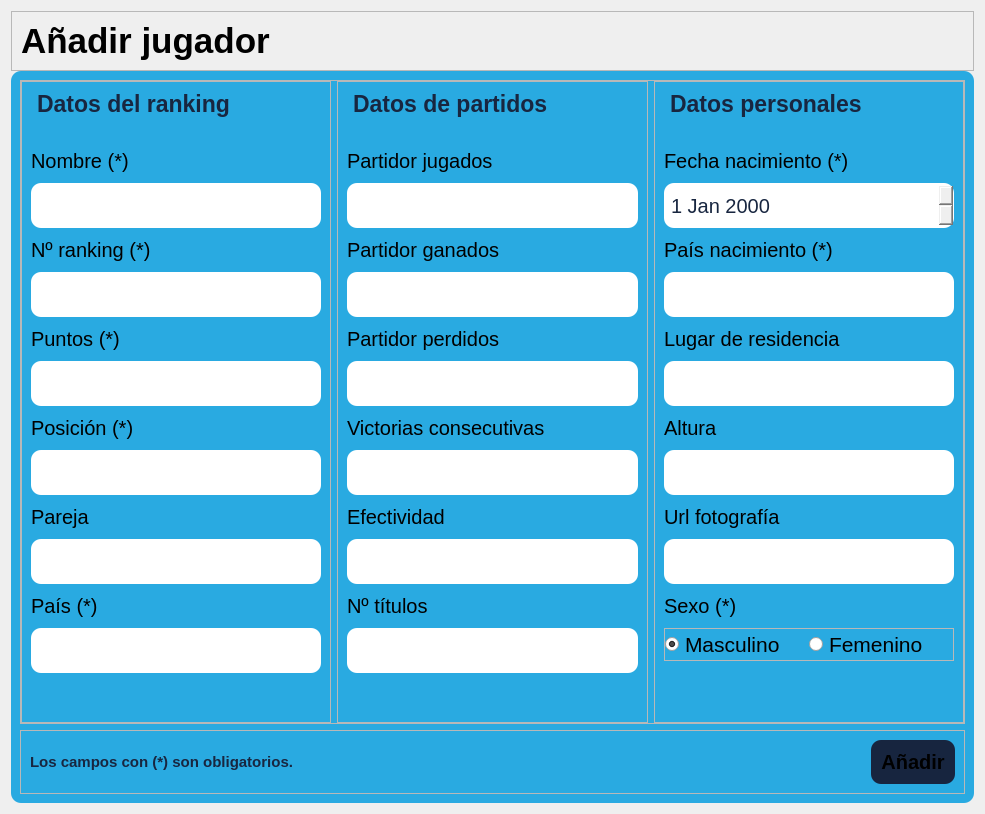
      <widget class="QWidget" name="anadir">
       <layout class="QVBoxLayout" name="verticalLayout_6" stretch="0,10">
        <property name="spacing">
         <number>0</number>
        </property>
        <item>
         <widget class="QFrame" name="titulo">
          <property name="maximumSize">
           <size>
            <width>16777215</width>
            <height>16777215</height>
           </size>
          </property>
          <property name="frameShape">
           <enum>QFrame::StyledPanel</enum>
          </property>
          <property name="frameShadow">
           <enum>QFrame::Raised</enum>
          </property>
          <layout class="QHBoxLayout" name="horizontalLayout_5">
           <item>
            <widget class="QLabel" name="titulo_label">
             <property name="minimumSize">
              <size>
               <width>231</width>
               <height>0</height>
              </size>
             </property>
             <property name="maximumSize">
              <size>
               <width>16777215</width>
               <height>16777215</height>
              </size>
             </property>
             <property name="font">
              <font>
               <pointsize>26</pointsize>
               <weight>75</weight>
               <bold>true</bold>
              </font>
             </property>
             <property name="text">
              <string>Añadir jugador</string>
             </property>
            </widget>
           </item>
          </layout>
         </widget>
        </item>
        <item>
         <widget class="QFrame" name="formulario_anadir">
          <property name="styleSheet">
           <string notr="true">#formulario_anadir {
background-color: rgb(41, 170, 225);
border-radius: 10px;
}</string>
          </property>
          <property name="frameShape">
           <enum>QFrame::StyledPanel</enum>
          </property>
          <property name="frameShadow">
           <enum>QFrame::Raised</enum>
          </property>
          <layout class="QVBoxLayout" name="verticalLayout_3" stretch="10,1">
           <item>
            <widget class="QFrame" name="contenedor_input">
             <property name="styleSheet">
              <string notr="true">#contenedor_input QFrame QLabel{
	font-size: 20px;
}

#contenedor_input QFrame QLineEdit{
	font-size: 20px;
	min-height: 45px;
	border-radius: 10px;
	color: rgb(24, 38, 64);
	padding-left: 5px;
}

#contenedor_input QFrame QDateEdit{
	font-size: 20px;
	min-height: 45px;
	border-radius: 10px;
	color: rgb(24, 38, 64);
	padding-left: 5px;
}</string>
             </property>
             <property name="frameShape">
              <enum>QFrame::StyledPanel</enum>
             </property>
             <property name="frameShadow">
              <enum>QFrame::Raised</enum>
             </property>
             <layout class="QHBoxLayout" name="horizontalLayout_7">
              <property name="leftMargin">
               <number>0</number>
              </property>
              <property name="topMargin">
               <number>0</number>
              </property>
              <property name="rightMargin">
               <number>0</number>
              </property>
              <property name="bottomMargin">
               <number>0</number>
              </property>
              <item>
               <widget class="QFrame" name="anadir_datos_ranking">
                <property name="frameShape">
                 <enum>QFrame::StyledPanel</enum>
                </property>
                <property name="frameShadow">
                 <enum>QFrame::Raised</enum>
                </property>
                <layout class="QVBoxLayout" name="verticalLayout_7">
                 <property name="spacing">
                  <number>10</number>
                 </property>
                 <item>
                  <widget class="QLabel" name="label_21">
                   <property name="minimumSize">
                    <size>
                     <width>0</width>
                     <height>4</height>
                    </size>
                   </property>
                   <property name="font">
                    <font>
                     <pointsize>-1</pointsize>
                     <weight>75</weight>
                     <bold>true</bold>
                    </font>
                   </property>
                   <property name="styleSheet">
                    <string notr="true">color: rgb(24, 38, 64);
font-size: 23px;
font-weight: bold;
margin-bottom: 15px;
padding-bottom: 5px;
border-bottom: 2px solid  rgb(24, 38, 64);</string>
                   </property>
                   <property name="text">
                    <string>Datos del ranking</string>
                   </property>
                  </widget>
                 </item>
                 <item>
                  <widget class="QLabel" name="label_3">
                   <property name="text">
                    <string>Nombre (*)</string>
                   </property>
                  </widget>
                 </item>
                 <item>
                  <widget class="QLineEdit" name="inp_anadir_nombre"/>
                 </item>
                 <item>
                  <widget class="QLabel" name="label_4">
                   <property name="text">
                    <string>Nº ranking (*)</string>
                   </property>
                  </widget>
                 </item>
                 <item>
                  <widget class="QLineEdit" name="inp_anadir_ranking"/>
                 </item>
                 <item>
                  <widget class="QLabel" name="label_5">
                   <property name="text">
                    <string>Puntos (*)</string>
                   </property>
                  </widget>
                 </item>
                 <item>
                  <widget class="QLineEdit" name="inp_anadir_puntos"/>
                 </item>
                 <item>
                  <widget class="QLabel" name="label_6">
                   <property name="text">
                    <string>Posición (*)</string>
                   </property>
                  </widget>
                 </item>
                 <item>
                  <widget class="QLineEdit" name="inp_anadir_posicion"/>
                 </item>
                 <item>
                  <widget class="QLabel" name="label_7">
                   <property name="text">
                    <string>Pareja</string>
                   </property>
                  </widget>
                 </item>
                 <item>
                  <widget class="QLineEdit" name="inp_anadir_pareja"/>
                 </item>
                 <item>
                  <widget class="QLabel" name="label_8">
                   <property name="text">
                    <string>País (*)</string>
                   </property>
                  </widget>
                 </item>
                 <item>
                  <widget class="QLineEdit" name="inp_anadir_pais"/>
                 </item>
                 <item>
                  <spacer name="verticalSpacer_3">
                   <property name="orientation">
                    <enum>Qt::Vertical</enum>
                   </property>
                   <property name="sizeHint" stdset="0">
                    <size>
                     <width>20</width>
                     <height>40</height>
                    </size>
                   </property>
                  </spacer>
                 </item>
                </layout>
               </widget>
              </item>
              <item>
               <widget class="QFrame" name="anadir_datos_personales">
                <property name="frameShape">
                 <enum>QFrame::StyledPanel</enum>
                </property>
                <property name="frameShadow">
                 <enum>QFrame::Raised</enum>
                </property>
                <layout class="QVBoxLayout" name="verticalLayout_9">
                 <property name="spacing">
                  <number>10</number>
                 </property>
                 <property name="leftMargin">
                  <number>9</number>
                 </property>
                 <property name="topMargin">
                  <number>9</number>
                 </property>
                 <property name="rightMargin">
                  <number>9</number>
                 </property>
                 <item>
                  <widget class="QLabel" name="label_23">
                   <property name="styleSheet">
                    <string notr="true">color: rgb(24, 38, 64);
font-size: 23px;
font-weight: bold;
margin-bottom: 15px;
padding-bottom: 5px;
border-bottom: 2px solid  rgb(24, 38, 64);</string>
                   </property>
                   <property name="text">
                    <string>Datos de partidos</string>
                   </property>
                  </widget>
                 </item>
                 <item>
                  <widget class="QLabel" name="label_16">
                   <property name="text">
                    <string>Partidor jugados</string>
                   </property>
                  </widget>
                 </item>
                 <item>
                  <widget class="QLineEdit" name="inp_anadir_partidos_jugados"/>
                 </item>
                 <item>
                  <widget class="QLabel" name="label_17">
                   <property name="text">
                    <string>Partidor ganados</string>
                   </property>
                  </widget>
                 </item>
                 <item>
                  <widget class="QLineEdit" name="inp_anadir_partidos_ganados"/>
                 </item>
                 <item>
                  <widget class="QLabel" name="label_20">
                   <property name="text">
                    <string>Partidor perdidos</string>
                   </property>
                  </widget>
                 </item>
                 <item>
                  <widget class="QLineEdit" name="inp_anadir_partidos_perdidos"/>
                 </item>
                 <item>
                  <widget class="QLabel" name="label_15">
                   <property name="text">
                    <string>Victorias consecutivas</string>
                   </property>
                  </widget>
                 </item>
                 <item>
                  <widget class="QLineEdit" name="inp_anadir_victorias_consecutivas"/>
                 </item>
                 <item>
                  <widget class="QLabel" name="label_18">
                   <property name="text">
                    <string>Efectividad</string>
                   </property>
                  </widget>
                 </item>
                 <item>
                  <widget class="QLineEdit" name="inp_anadir_efectividad"/>
                 </item>
                 <item>
                  <widget class="QLabel" name="label_19">
                   <property name="text">
                    <string>Nº títulos</string>
                   </property>
                  </widget>
                 </item>
                 <item>
                  <widget class="QLineEdit" name="inp_anadir_titulos"/>
                 </item>
                 <item>
                  <spacer name="verticalSpacer_2">
                   <property name="orientation">
                    <enum>Qt::Vertical</enum>
                   </property>
                   <property name="sizeHint" stdset="0">
                    <size>
                     <width>20</width>
                     <height>40</height>
                    </size>
                   </property>
                  </spacer>
                 </item>
                </layout>
               </widget>
              </item>
              <item>
               <widget class="QFrame" name="anadir_datos_partidos">
                <property name="frameShape">
                 <enum>QFrame::StyledPanel</enum>
                </property>
                <property name="frameShadow">
                 <enum>QFrame::Raised</enum>
                </property>
                <layout class="QVBoxLayout" name="verticalLayout_8">
                 <property name="spacing">
                  <number>10</number>
                 </property>
                 <item>
                  <widget class="QLabel" name="label_22">
                   <property name="minimumSize">
                    <size>
                     <width>0</width>
                     <height>4</height>
                    </size>
                   </property>
                   <property name="font">
                    <font>
                     <pointsize>-1</pointsize>
                     <weight>75</weight>
                     <bold>true</bold>
                    </font>
                   </property>
                   <property name="styleSheet">
                    <string notr="true">color: rgb(24, 38, 64);
font-size: 23px;
font-weight: bold;
margin-bottom: 15px;
padding-bottom: 5px;
border-bottom: 2px solid  rgb(24, 38, 64);</string>
                   </property>
                   <property name="text">
                    <string>Datos personales</string>
                   </property>
                  </widget>
                 </item>
                 <item>
                  <widget class="QLabel" name="label_11">
                   <property name="text">
                    <string>Fecha nacimiento (*)</string>
                   </property>
                  </widget>
                 </item>
                 <item>
                  <widget class="QDateEdit" name="inp_anadir_fecha_nacimiento"/>
                 </item>
                 <item>
                  <widget class="QLabel" name="label_14">
                   <property name="text">
                    <string>País nacimiento (*)</string>
                   </property>
                  </widget>
                 </item>
                 <item>
                  <widget class="QLineEdit" name="inp_anadir_pais_nacimiento"/>
                 </item>
                 <item>
                  <widget class="QLabel" name="label_9">
                   <property name="text">
                    <string>Lugar de residencia</string>
                   </property>
                  </widget>
                 </item>
                 <item>
                  <widget class="QLineEdit" name="inp_anadir_lugar_residencia"/>
                 </item>
                 <item>
                  <widget class="QLabel" name="label_12">
                   <property name="text">
                    <string>Altura</string>
                   </property>
                  </widget>
                 </item>
                 <item>
                  <widget class="QLineEdit" name="inp_anadir_altura"/>
                 </item>
                 <item>
                  <widget class="QLabel" name="label_13">
                   <property name="text">
                    <string>Url fotografía</string>
                   </property>
                  </widget>
                 </item>
                 <item>
                  <widget class="QLineEdit" name="inp_anadir_url_fotografia"/>
                 </item>
                 <item>
                  <widget class="QLabel" name="label_10">
                   <property name="text">
                    <string>Sexo (*)</string>
                   </property>
                  </widget>
                 </item>
                 <item>
                  <widget class="QFrame" name="frame">
                   <property name="frameShape">
                    <enum>QFrame::StyledPanel</enum>
                   </property>
                   <property name="frameShadow">
                    <enum>QFrame::Raised</enum>
                   </property>
                   <layout class="QHBoxLayout" name="horizontalLayout_8">
                    <property name="spacing">
                     <number>0</number>
                    </property>
                    <property name="leftMargin">
                     <number>0</number>
                    </property>
                    <property name="topMargin">
                     <number>0</number>
                    </property>
                    <property name="rightMargin">
                     <number>0</number>
                    </property>
                    <property name="bottomMargin">
                     <number>0</number>
                    </property>
                    <item>
                     <widget class="QRadioButton" name="inp_anadir_sexo_m">
                      <property name="font">
                       <font>
                        <pointsize>16</pointsize>
                       </font>
                      </property>
                      <property name="contextMenuPolicy">
                       <enum>Qt::ActionsContextMenu</enum>
                      </property>
                      <property name="layoutDirection">
                       <enum>Qt::LeftToRight</enum>
                      </property>
                      <property name="text">
                       <string>Masculino</string>
                      </property>
                      <property name="checked">
                       <bool>true</bool>
                      </property>
                     </widget>
                    </item>
                    <item>
                     <widget class="QRadioButton" name="inp_anadir_sexo_f">
                      <property name="font">
                       <font>
                        <pointsize>16</pointsize>
                       </font>
                      </property>
                      <property name="layoutDirection">
                       <enum>Qt::LeftToRight</enum>
                      </property>
                      <property name="text">
                       <string>Femenino</string>
                      </property>
                      <property name="iconSize">
                       <size>
                        <width>20</width>
                        <height>20</height>
                       </size>
                      </property>
                     </widget>
                    </item>
                   </layout>
                  </widget>
                 </item>
                 <item>
                  <spacer name="verticalSpacer">
                   <property name="orientation">
                    <enum>Qt::Vertical</enum>
                   </property>
                   <property name="sizeHint" stdset="0">
                    <size>
                     <width>20</width>
                     <height>40</height>
                    </size>
                   </property>
                  </spacer>
                 </item>
                </layout>
               </widget>
              </item>
             </layout>
            </widget>
           </item>
           <item>
            <widget class="QFrame" name="contenedor_button">
             <property name="cursor">
              <cursorShape>ArrowCursor</cursorShape>
             </property>
             <property name="frameShape">
              <enum>QFrame::StyledPanel</enum>
             </property>
             <property name="frameShadow">
              <enum>QFrame::Raised</enum>
             </property>
             <layout class="QHBoxLayout" name="horizontalLayout_6" stretch="18,2,2">
              <item>
               <widget class="QLabel" name="p_campos_obligatorios">
                <property name="styleSheet">
                 <string notr="true">font-size: 15px;
font-weight: bold;
color: rgb(24, 38, 64);</string>
                </property>
                <property name="text">
                 <string>Los campos con (*) son obligatorios.</string>
                </property>
               </widget>
              </item>
              <item>
               <spacer name="horizontalSpacer">
                <property name="orientation">
                 <enum>Qt::Horizontal</enum>
                </property>
                <property name="sizeHint" stdset="0">
                 <size>
                  <width>572</width>
                  <height>20</height>
                 </size>
                </property>
               </spacer>
              </item>
              <item>
               <widget class="QPushButton" name="btn_anadir_anadir">
                <property name="maximumSize">
                 <size>
                  <width>150</width>
                  <height>16777215</height>
                 </size>
                </property>
                <property name="cursor">
                 <cursorShape>PointingHandCursor</cursorShape>
                </property>
                <property name="styleSheet">
                 <string notr="true">background-color: rgb(23, 37, 63);
font-size: 20px;
font-weight: bold;
border: none;
padding: 10px;
border-radius: 10px;</string>
                </property>
                <property name="text">
                 <string>Añadir</string>
                </property>
               </widget>
              </item>
             </layout>
            </widget>
           </item>
          </layout>
         </widget>
        </item>
       </layout>
      </widget>
